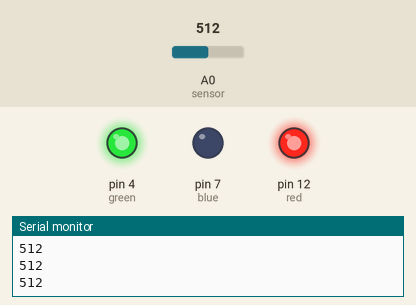
This sketch was run on a simulated Arduino Uno, built with avr-gcc and run on an emulated ATmega328P. On the bench: output pins drawn as LEDs (lit = HIGH), the last lines printed to the serial monitor. The inputs (shaded band) are chosen by the test bench; at power-on: A0 (sensor) = 512.

Above: at 1.2 s.
1.3 s: A0 (sensor) set to 688
2.8 s: A0 (sensor) set to 713
At 4.0 s:
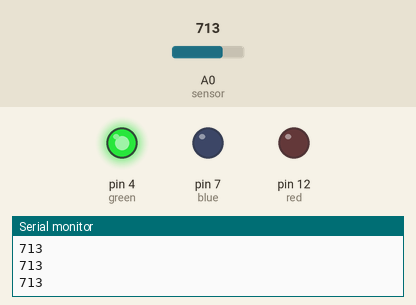
4.3 s: A0 (sensor) set to 190
At 5.3 s:
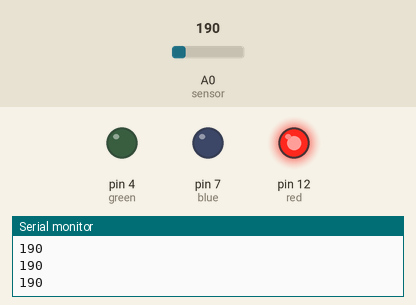
5.8 s: A0 (sensor) set to 210
At 6.5 s:
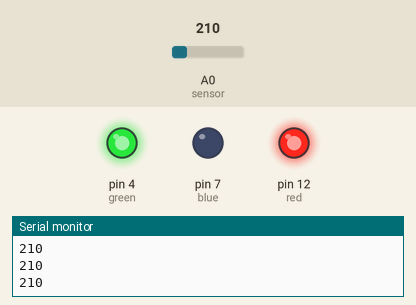
7.3 s: A0 (sensor) set to 122
At 7.6 s:
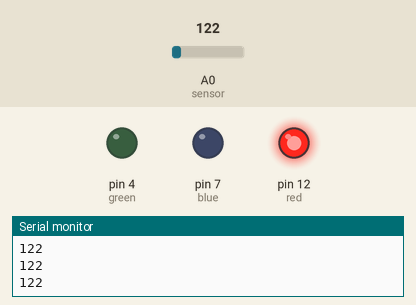
Timing chart, 0 to 9.8 s (numbered marks = the images above; inputs shaded):
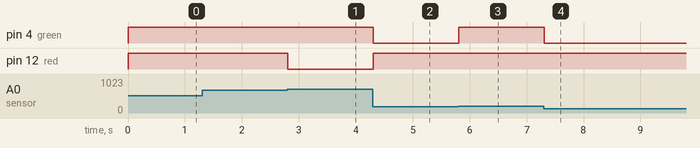

The sketch:

Soil_moisture.ino
```cpp
// C++ code
//Soil Moisture
int red=12,blue=7,green=4;
int sensor=A0;
void setup()
{
  Serial.begin(9600);
  pinMode(red, OUTPUT);
  pinMode(blue, OUTPUT);
  pinMode(green, OUTPUT);
}

void loop()
{
  int moisture=analogRead(sensor);
  Serial.println(moisture);
  if(moisture>=0 && moisture<=200){
    Red();}
  if(moisture>200 && moisture<=700){
    Yellow();}
  if(moisture>700 && moisture<876){
    Green();}
}
void Red(){
  digitalWrite(red, HIGH);
  digitalWrite(blue, LOW);
  digitalWrite(green, LOW);
}
void Yellow(){
  digitalWrite(red, HIGH);
  digitalWrite(blue, LOW);
  digitalWrite(green, HIGH);
}
void Green(){
  digitalWrite(red, LOW);
  digitalWrite(blue, LOW);
  digitalWrite(green, HIGH);
}
  
```

Measured:
- the behaviour switches between 700 and 701 on A0 (sensor) (found by bisection; images 0 and 1)
- the behaviour switches between 200 and 201 on A0 (sensor) (found by bisection; images 2 and 3)
- after the input at 2.8 s, pin 12 (red): HIGH → LOW at once
- after the input at 4.3 s, pin 4 (green): HIGH → LOW at once; pin 12 (red): LOW → HIGH at once
- after the input at 5.8 s, pin 4 (green): LOW → HIGH at once
- after the input at 7.3 s, pin 4 (green): HIGH → LOW at once
